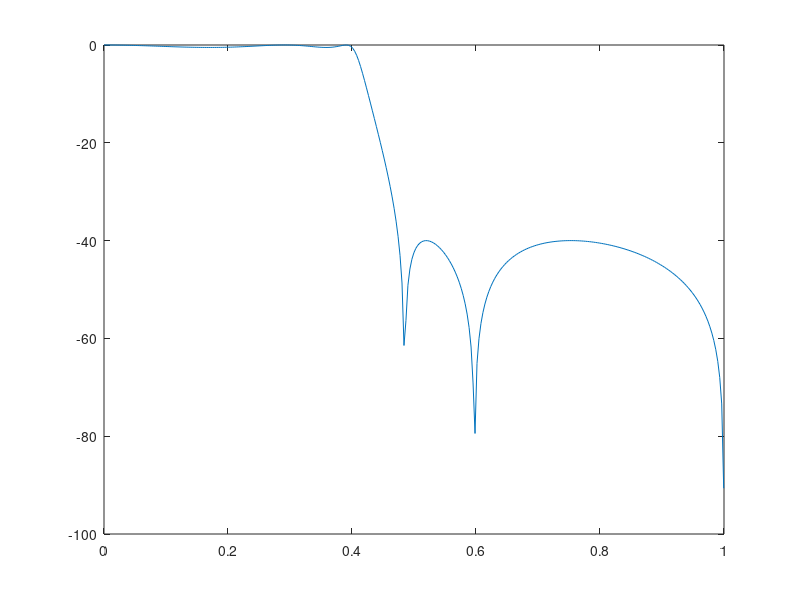

Write MATLAB code to recreate this figure.
[N, Wn] = ellipord (0.4, 0.5, 0.5, 40)
[b,a]   = ellip (N, 0.5, 40, Wn)
w = 0:.01:pi
h       = freqz (b, a, w)
g = 20*log10(abs(h))
plot(w/pi,g)